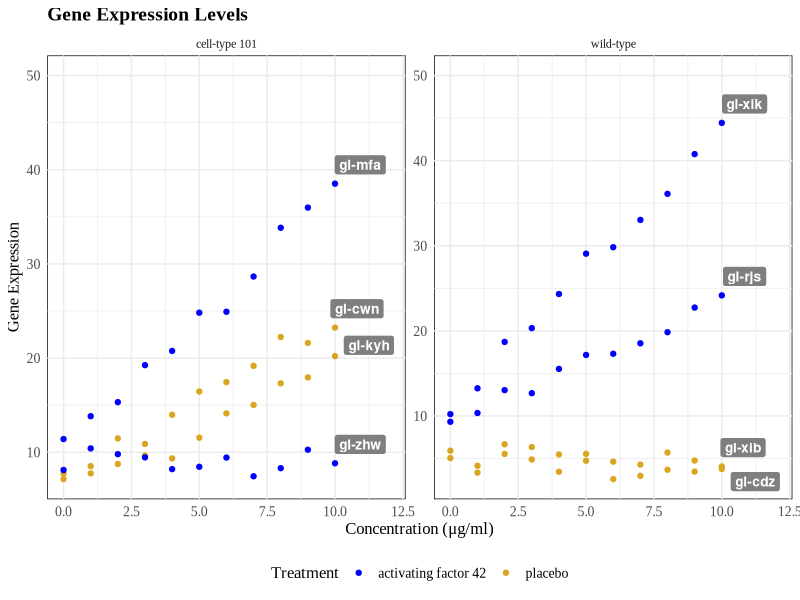

Recreate this plot in R.
library(readxl)
library(dplyr)
library(ggplot2)
library(Cairo)
library(ggrepel)

# Load data from an Excel file
data <- read_excel("raw_data/WIF-tis4d.xlsx")

# Clean the data by converting specific columns to lowercase
data_cleaned <- data %>%
  mutate(
    cell_line = tolower(cell_line),
    treatment = tolower(treatment),
    name = tolower(name),
    treatment_color = ifelse(treatment == "activating factor 42", "blue", "goldenrod")
  ) %>%
  group_by(cell_line, treatment) %>%
  mutate(is_last = conc == max(conc)) %>%
  ungroup()

# Create the plot
p <- ggplot(data_cleaned, aes(x = conc, y = gene_expression, color = treatment)) + 
  geom_point() + 
  geom_label_repel(
    data = filter(data_cleaned, is_last), 
    aes(label = name, fill = treatment_color), 
    colour = "white",
    fontface = "bold",
    size = 3.5,
    nudge_x = 0.5,
    nudge_y = 0.5,
    na.rm = TRUE,
    box.padding   = 0.35,
    point.padding = 0.6,
    segment.color = 'grey50'
  ) + 
  coord_cartesian(ylim = c(NA, 50), xlim = c(NA, 12)) +  # Expand boundaries to accommodate labels
  facet_wrap(~ cell_line, scales = 'free') + 
  theme_minimal(base_family = "Times New Roman") + 
  theme(
    panel.background = element_rect(fill = "white"),
    legend.position = "bottom",
    axis.title = element_text(size=12),
    axis.text = element_text(size=10),
    legend.text = element_text(size=10),
    legend.title = element_text(size=12),
    plot.title = element_text(size=14, face="bold"),
    legend.key = element_blank()  # Remove legend background
  ) +
  scale_color_manual(values = c("activating factor 42" = "blue", "placebo" = "goldenrod")) +
  scale_fill_manual(values = c("activating factor 42" = "blue", "placebo" = "goldenrod")) +
  labs(title = "Gene Expression Levels", x = "Concentration (μg/ml)", y = "Gene Expression", color = "Treatment")

# Use Cairo to save as TIFF with correct resolution and dimensions
Cairo(file="figs/gene_expression_plot.tiff", type="tiff", units="in", width=9, height=6, dpi=500)
print(p)
dev.off()
